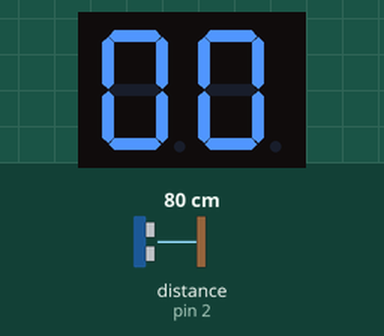
This sketch was run on a simulated Arduino Uno, built with avr-gcc and run on an emulated ATmega328P. On the bench: 2-digit seven-segment display. Wiring (inferred from the names in the program): ultrasonic range finder: trigger pin 3; echo pin 2. Inputs (shaded band) come from the test bench; at power-on: distance to the obstacle (sensor on pin 2) 80 cm. The echo pulse lasts 58.3 µs per cm; what the sketch prints to the serial monitor is not drawn.

Above: at 1.8 s.
1.9 s: distance to the obstacle (sensor on pin 2) set to 2 cm
At 4.4 s:
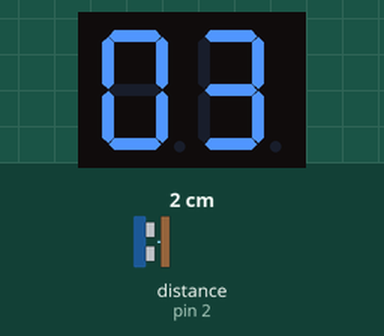
4.5 s: distance to the obstacle (sensor on pin 2) set to 60 cm
6.0 s: distance to the obstacle (sensor on pin 2) set to 4 cm
At 6.4 s:
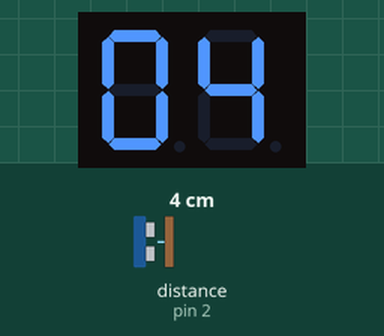
Timing chart, 0 to 9.0 s (numbered marks = the images above; inputs shaded):
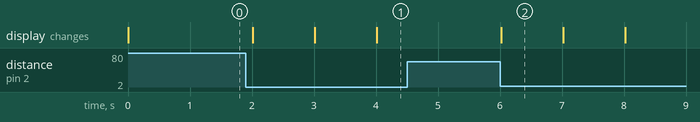

The sketch:

counter.ino
```cpp
#include <SevSeg.h>

const int echoPin = 2;        // Pin conectado al pin ECHO del sensor de sonar
const int triggerPin = 3;     // Pin conectado al pin TRIGGER del sensor de sonar
const int displayPin1 = 4;    // Pin conectado al segmento A del display
const int displayPin2 = 5;    // Pin conectado al segmento B del display
const int displayPin3 = 6;    // Pin conectado al segmento C del display
const int displayPin4 = 7;    // Pin conectado al segmento D del display
const int displayPin5 = 8;    // Pin conectado al segmento E del display
const int displayPin6 = 9;    // Pin conectado al segmento F del display
const int displayPin7 = 10;   // Pin conectado al segmento G del display

SevSeg sevseg;                // Objeto de la biblioteca SevSeg

int distance = 0;             // Variable para almacenar la distancia medida por el sensor de sonar
int number = 0;               // Variable para almacenar el número a mostrar en el display

void setup() {
  pinMode(echoPin, INPUT);    // Configurar el pin del sensor de sonar como entrada
  pinMode(triggerPin, OUTPUT);// Configurar el pin del sensor de sonar como salida
  digitalWrite(triggerPin, LOW); // Establecer el pin del sensor de sonar en estado bajo

  // Configurar los pines del display como salida
  pinMode(displayPin1, OUTPUT);
  pinMode(displayPin2, OUTPUT);
  pinMode(displayPin3, OUTPUT);
  pinMode(displayPin4, OUTPUT);
  pinMode(displayPin5, OUTPUT);
  pinMode(displayPin6, OUTPUT);
  pinMode(displayPin7, OUTPUT);

  byte numDigits = 2;       // Número de dígitos en el display (en este caso, se muestra el número en 2 dígitos)
  byte digitPins[] = {displayPin1, displayPin2, displayPin3, displayPin4, displayPin5, displayPin6, displayPin7}; // Pines de los segmentos del display
  byte segmentPins[] = {displayPin7, displayPin6, displayPin5, displayPin4, displayPin3, displayPin2, displayPin1}; // Pines de los dígitos del display
  sevseg.begin(COMMON_CATHODE, numDigits, digitPins, segmentPins); // Inicializar el objeto SevSeg

  Serial.begin(9600);   // Iniciar comunicación serial para imprimir la distancia medida en el monitor serial
}

void loop() {
  // Generar un pulso de 10 microsegundos en el pin TRIGGER para iniciar una medición
  digitalWrite(triggerPin, HIGH);
  delayMicroseconds(10);
  digitalWrite(triggerPin, LOW);

  // Leer la duración del pulso de eco (en microsegundos) y calcular la distancia en centímetros
  unsigned long duration = pulseIn(echoPin, HIGH);
  distance = duration * 0.034 / 2;

  // Incrementar el número si la distancia medida es menor o igual a 50 cm
  if (distance <= 50) {
    number++;
    if (number > 99) {
      number = 0;
    }
  }

  // Mostrar el número en el display de 7 segmentos
  sevseg.setNumber(number, 2); // Mostrar el número en 2 dígitos
  sevseg.refreshDisplay();

  // Imprimir la distancia medida en el monitor serial
  Serial.print("Distance: ");
  Serial.print(distance);
  Serial.print(" cm");

  delay(1000);  // Esperar un segundo antes de realizar la próxima medición
}
```

Measured:
- after the input at 1.9 s, the display: first changes after 0.11 s (image 1 shows a later state)
- after the input at 4.5 s, every drawn part: stays the same
- after the input at 6.0 s, the display: changes at once (image 2)
- what the display in image 2 shows lasts 1.0 s, from 6.0 s to 7.0 s
